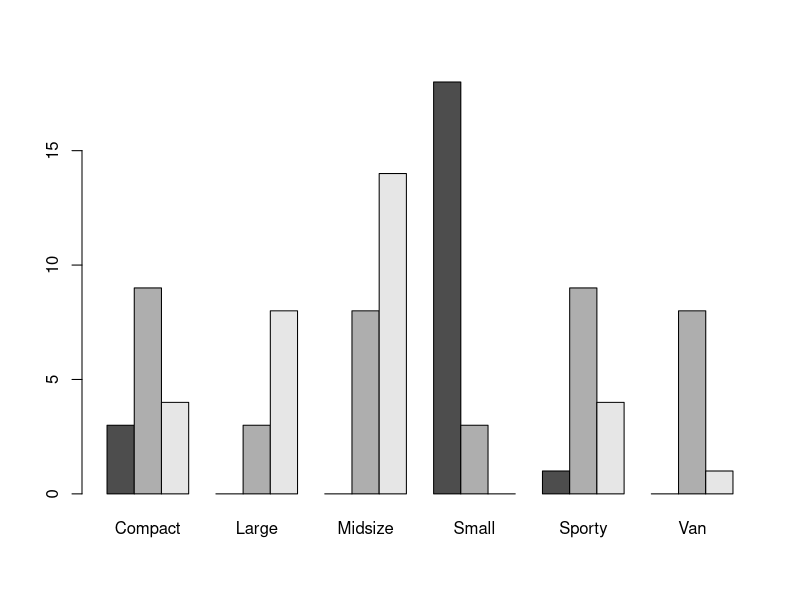
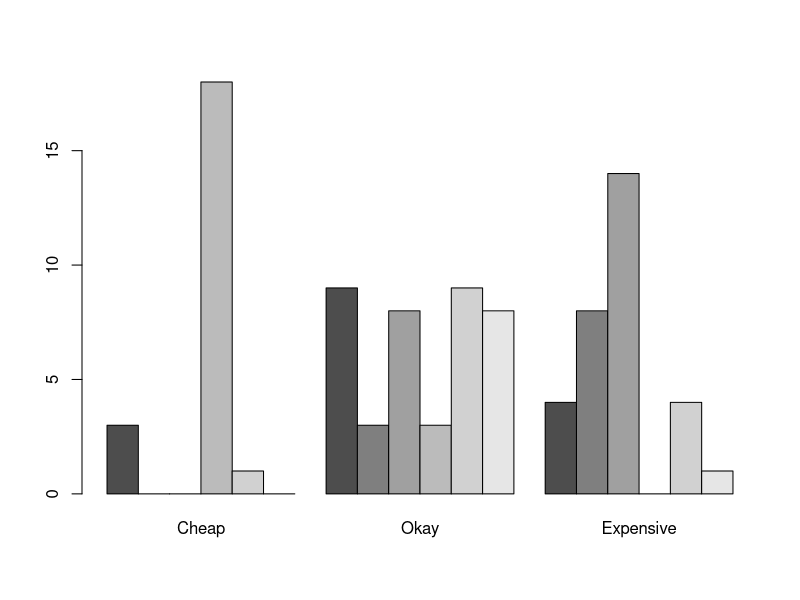
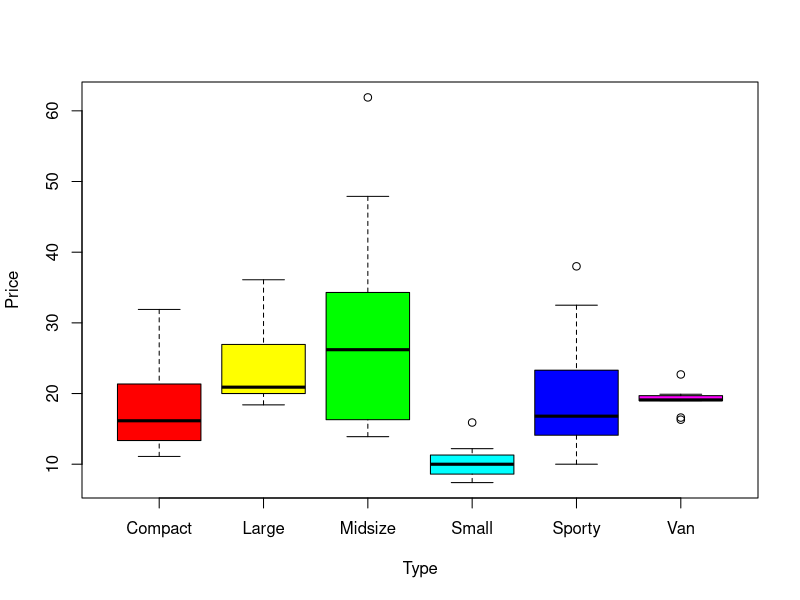
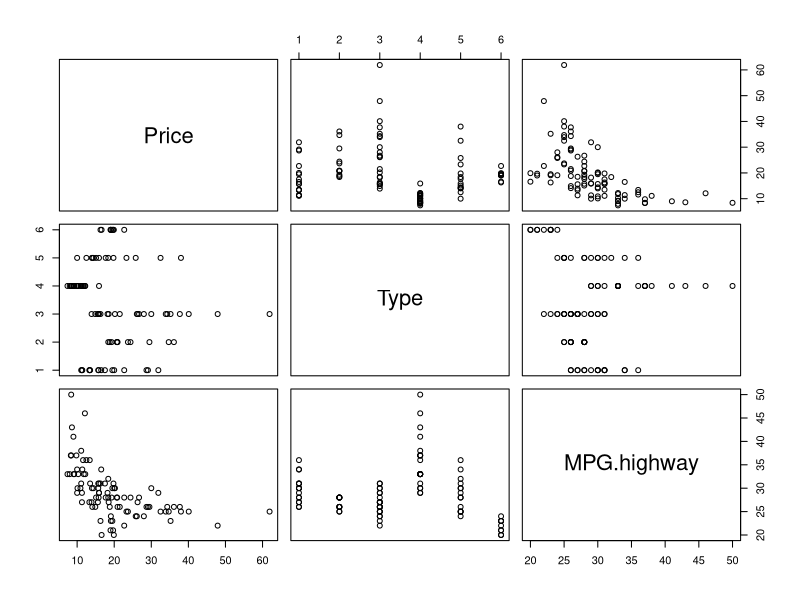

Source code (R) for these figures, in order:
library(MASS)
summary(Cars93)
str(Cars93)
attach(Cars93)

newPrice = cut(Price, c(0, 12, 20, max(Price)))
levels(newPrice) = c("Cheap", "Okay", "Expensive")
newMPG = cut(MPG.highway, c(0, 20, 30, max(MPG.highway)))
levels(newMPG) = c("Gas Guzzler", "Okay", "Economic")

table(Type)
table(newPrice, Type)
table(newPrice, Type, newMPG)

#Barplot: Price levels per type
barplot(table(newPrice, Type), beside = T)

#Barplot: Types per price level
barplot(table(Type, newPrice), beside = T)

#Boxplot: Types per price level
boxplot(Price~Type, col = rainbow(6))
summary(Price)

#Multiple boxplots
pairs(data.frame(Price, Type, MPG.highway))
